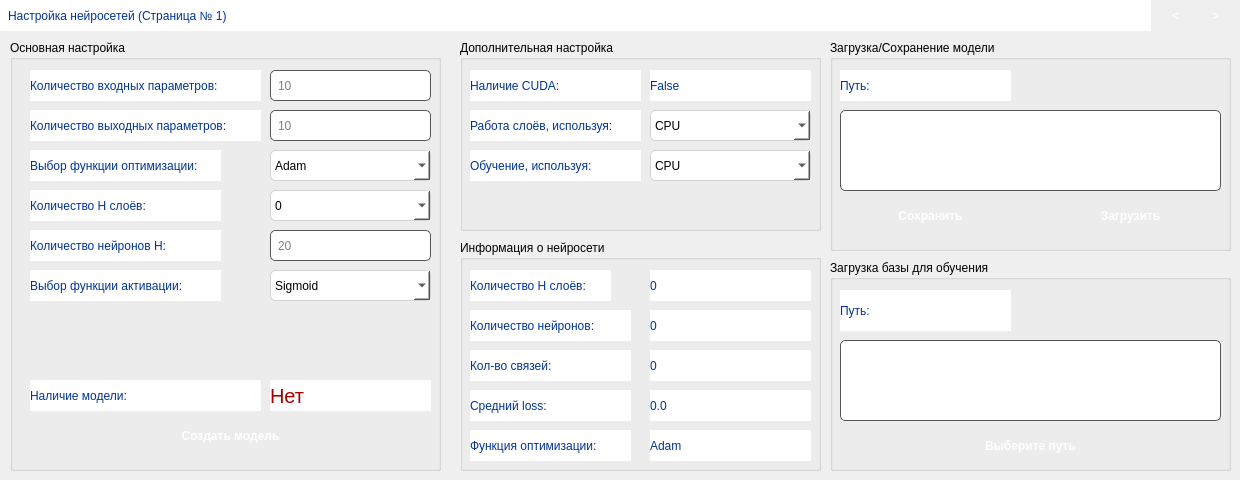
      <widget class="QWidget" name="Settings">
       <widget class="QLabel" name="label_12">
        <property name="geometry">
         <rect>
          <x>0</x>
          <y>0</y>
          <width>1151</width>
          <height>31</height>
         </rect>
        </property>
        <property name="styleSheet">
         <string notr="true">QLabel {
    background-color: white;
    color: #003399;
	padding: 5px;
	font: 14pt &quot;Segoe UI&quot;;
}</string>
        </property>
        <property name="text">
         <string>Настройка нейросетей (Страница № 1)</string>
        </property>
       </widget>
       <widget class="QGroupBox" name="groupBox">
        <property name="geometry">
         <rect>
          <x>10</x>
          <y>40</y>
          <width>431</width>
          <height>431</height>
         </rect>
        </property>
        <property name="title">
         <string>Основная настройка</string>
        </property>
        <widget class="QLabel" name="label_14">
         <property name="geometry">
          <rect>
           <x>20</x>
           <y>30</y>
           <width>231</width>
           <height>31</height>
          </rect>
         </property>
         <property name="styleSheet">
          <string notr="true">QLabel {
    background-color: white;
    color: #003399;
}</string>
         </property>
         <property name="text">
          <string>Количество входных параметров:</string>
         </property>
        </widget>
        <widget class="QLineEdit" name="lineEdit_2">
         <property name="geometry">
          <rect>
           <x>260</x>
           <y>30</y>
           <width>161</width>
           <height>31</height>
          </rect>
         </property>
         <property name="styleSheet">
          <string notr="true">QLineEdit {
    background-color: #FFFFFF;
    border: 1px solid #555555;
    border-radius: 5px;
    padding: 5px;
}

QLineEdit:hover {
    background-color: #E0E0E0;
}

QLineEdit:focused {
    border: 1px solid #0077C9;
}
</string>
         </property>
         <property name="placeholderText">
          <string>10</string>
         </property>
        </widget>
        <widget class="QLabel" name="label_15">
         <property name="geometry">
          <rect>
           <x>20</x>
           <y>70</y>
           <width>231</width>
           <height>31</height>
          </rect>
         </property>
         <property name="styleSheet">
          <string notr="true">QLabel {
    background-color: white;
    color: #003399;
}</string>
         </property>
         <property name="text">
          <string>Количество выходных параметров:</string>
         </property>
        </widget>
        <widget class="QLineEdit" name="lineEdit_3">
         <property name="geometry">
          <rect>
           <x>260</x>
           <y>70</y>
           <width>161</width>
           <height>31</height>
          </rect>
         </property>
         <property name="styleSheet">
          <string notr="true">QLineEdit {
    background-color: #FFFFFF;
    border: 1px solid #555555;
    border-radius: 5px;
    padding: 5px;
}

QLineEdit:hover {
    background-color: #E0E0E0;
}

QLineEdit:focused {
    border: 1px solid #0077C9;
}
</string>
         </property>
         <property name="placeholderText">
          <string>10</string>
         </property>
        </widget>
        <widget class="QPushButton" name="pushButton_46">
         <property name="geometry">
          <rect>
           <x>20</x>
           <y>380</y>
           <width>401</width>
           <height>31</height>
          </rect>
         </property>
         <property name="styleSheet">
          <string notr="true">QPushButton
{
background-color: qlineargradient(x1: 0, y1: 0, x2: 0, y2: 1,
                                 stop: 0 #6da8f7, stop: 1 #4b7dda);
color: white;
border-radius: 5px;
border: none;
font-weight: bold;
font-size: 12px;
padding: 3px 5px;
}

QPushButton:hover
{
background-color: qlineargradient(x1: 0, y1: 0, x2: 0, y2: 1,
                                 stop: 0 #4b7dda, stop: 1 #6da8f7);
}

QPushButton:pressed
{
background-color: qlineargradient(x1: 0, y1: 0, x2: 0, y2: 1,
                                 stop: 0 #4b7dda, stop: 1 #6da8f7);
padding-left: 8px;
padding-top: 6px;
}
</string>
         </property>
         <property name="text">
          <string>Создать модель</string>
         </property>
        </widget>
        <widget class="QLabel" name="label_20">
         <property name="geometry">
          <rect>
           <x>20</x>
           <y>110</y>
           <width>191</width>
           <height>31</height>
          </rect>
         </property>
         <property name="styleSheet">
          <string notr="true">QLabel {
    background-color: white;
    color: #003399;
}</string>
         </property>
         <property name="text">
          <string>Выбор функции оптимизации:</string>
         </property>
        </widget>
        <widget class="QComboBox" name="comboBox_5">
         <property name="geometry">
          <rect>
           <x>260</x>
           <y>110</y>
           <width>161</width>
           <height>31</height>
          </rect>
         </property>
         <property name="styleSheet">
          <string notr="true">QComboBox
{
    background-color: white;
    border: 1px solid lightgray;
    border-radius: 5px;
}

QComboBox:hover
{
    background-color: rgba(200, 200, 200, 0.2);
}

QComboBox:!enabled
{
    background-color: rgb(230, 230, 230);
}
</string>
         </property>
         <item>
          <property name="text">
           <string>Adam</string>
          </property>
         </item>
         <item>
          <property name="text">
           <string>SGD</string>
          </property>
         </item>
        </widget>
        <widget class="QLineEdit" name="lineEdit_4">
         <property name="geometry">
          <rect>
           <x>260</x>
           <y>190</y>
           <width>161</width>
           <height>31</height>
          </rect>
         </property>
         <property name="styleSheet">
          <string notr="true">QLineEdit {
    background-color: #FFFFFF;
    border: 1px solid #555555;
    border-radius: 5px;
    padding: 5px;
}

QLineEdit:hover {
    background-color: #E0E0E0;
}

QLineEdit:focused {
    border: 1px solid #0077C9;
}
</string>
         </property>
         <property name="text">
          <string/>
         </property>
         <property name="placeholderText">
          <string>20</string>
         </property>
        </widget>
        <widget class="QLabel" name="label_17">
         <property name="geometry">
          <rect>
           <x>20</x>
           <y>190</y>
           <width>191</width>
           <height>31</height>
          </rect>
         </property>
         <property name="styleSheet">
          <string notr="true">QLabel {
    background-color: white;
    color: #003399;
}</string>
         </property>
         <property name="text">
          <string>Количество нейронов H:</string>
         </property>
        </widget>
        <widget class="QLabel" name="label_19">
         <property name="geometry">
          <rect>
           <x>20</x>
           <y>230</y>
           <width>191</width>
           <height>31</height>
          </rect>
         </property>
         <property name="styleSheet">
          <string notr="true">QLabel {
    background-color: white;
    color: #003399;
}</string>
         </property>
         <property name="text">
          <string>Выбор функции активации:</string>
         </property>
        </widget>
        <widget class="QComboBox" name="comboBox_4">
         <property name="geometry">
          <rect>
           <x>260</x>
           <y>230</y>
           <width>161</width>
           <height>31</height>
          </rect>
         </property>
         <property name="styleSheet">
          <string notr="true">QComboBox
{
    background-color: white;
    border: 1px solid lightgray;
    border-radius: 5px;
}

QComboBox:hover
{
    background-color: rgba(200, 200, 200, 0.2);
}

QComboBox:!enabled
{
    background-color: rgb(230, 230, 230);
}
</string>
         </property>
         <item>
          <property name="text">
           <string>Sigmoid</string>
          </property>
         </item>
        </widget>
        <widget class="QLabel" name="label_18">
         <property name="geometry">
          <rect>
           <x>20</x>
           <y>150</y>
           <width>191</width>
           <height>31</height>
          </rect>
         </property>
         <property name="styleSheet">
          <string notr="true">QLabel {
    background-color: white;
    color: #003399;
}</string>
         </property>
         <property name="text">
          <string>Количество H слоёв:</string>
         </property>
        </widget>
        <widget class="QComboBox" name="comboBox_10">
         <property name="geometry">
          <rect>
           <x>260</x>
           <y>150</y>
           <width>161</width>
           <height>31</height>
          </rect>
         </property>
         <property name="styleSheet">
          <string notr="true">QComboBox
{
    background-color: white;
    border: 1px solid lightgray;
    border-radius: 5px;
}

QComboBox:hover
{
    background-color: rgba(200, 200, 200, 0.2);
}

QComboBox:!enabled
{
    background-color: rgb(230, 230, 230);
}
</string>
         </property>
         <item>
          <property name="text">
           <string>0</string>
          </property>
         </item>
         <item>
          <property name="text">
           <string>1</string>
          </property>
         </item>
         <item>
          <property name="text">
           <string>2</string>
          </property>
         </item>
         <item>
          <property name="text">
           <string>3</string>
          </property>
         </item>
         <item>
          <property name="text">
           <string>4</string>
          </property>
         </item>
         <item>
          <property name="text">
           <string>5</string>
          </property>
         </item>
        </widget>
        <widget class="QLabel" name="label_43">
         <property name="geometry">
          <rect>
           <x>20</x>
           <y>340</y>
           <width>231</width>
           <height>31</height>
          </rect>
         </property>
         <property name="styleSheet">
          <string notr="true">QLabel {
    background-color: white;
    color: #003399;
}</string>
         </property>
         <property name="text">
          <string>Наличие модели:</string>
         </property>
        </widget>
        <widget class="QLabel" name="label_44">
         <property name="geometry">
          <rect>
           <x>260</x>
           <y>340</y>
           <width>161</width>
           <height>31</height>
          </rect>
         </property>
         <property name="styleSheet">
          <string notr="true">QLabel {
    background-color: white;
    color: #aa0000;
	font-size: 20px;
}</string>
         </property>
         <property name="text">
          <string>Нет</string>
         </property>
        </widget>
       </widget>
       <widget class="QGroupBox" name="groupBox_3">
        <property name="geometry">
         <rect>
          <x>460</x>
          <y>40</y>
          <width>361</width>
          <height>191</height>
         </rect>
        </property>
        <property name="title">
         <string>Дополнительная настройка</string>
        </property>
        <widget class="QLabel" name="label_21">
         <property name="geometry">
          <rect>
           <x>10</x>
           <y>70</y>
           <width>171</width>
           <height>31</height>
          </rect>
         </property>
         <property name="styleSheet">
          <string notr="true">QLabel {
    background-color: white;
    color: #003399;
}</string>
         </property>
         <property name="text">
          <string>Работа слоёв, используя:</string>
         </property>
        </widget>
        <widget class="QComboBox" name="comboBox_6">
         <property name="geometry">
          <rect>
           <x>190</x>
           <y>70</y>
           <width>161</width>
           <height>31</height>
          </rect>
         </property>
         <property name="styleSheet">
          <string notr="true">QComboBox
{
    background-color: white;
    border: 1px solid lightgray;
    border-radius: 5px;
}

QComboBox:hover
{
    background-color: rgba(200, 200, 200, 0.2);
}

QComboBox:!enabled
{
    background-color: rgb(230, 230, 230);
}
</string>
         </property>
         <property name="editable">
          <bool>false</bool>
         </property>
         <item>
          <property name="text">
           <string>CPU</string>
          </property>
         </item>
         <item>
          <property name="text">
           <string>CUDA</string>
          </property>
         </item>
        </widget>
        <widget class="QLabel" name="label_22">
         <property name="geometry">
          <rect>
           <x>10</x>
           <y>30</y>
           <width>171</width>
           <height>31</height>
          </rect>
         </property>
         <property name="styleSheet">
          <string notr="true">QLabel {
    background-color: white;
    color: #003399;
}</string>
         </property>
         <property name="text">
          <string>Наличие CUDA:</string>
         </property>
        </widget>
        <widget class="QLabel" name="label_23">
         <property name="geometry">
          <rect>
           <x>190</x>
           <y>30</y>
           <width>161</width>
           <height>31</height>
          </rect>
         </property>
         <property name="styleSheet">
          <string notr="true">QLabel {
    background-color: white;
    color: #003399;
}</string>
         </property>
         <property name="text">
          <string>False</string>
         </property>
        </widget>
        <widget class="QLabel" name="label_24">
         <property name="geometry">
          <rect>
           <x>10</x>
           <y>110</y>
           <width>171</width>
           <height>31</height>
          </rect>
         </property>
         <property name="styleSheet">
          <string notr="true">QLabel {
    background-color: white;
    color: #003399;
}</string>
         </property>
         <property name="text">
          <string>Обучение, используя:</string>
         </property>
        </widget>
        <widget class="QComboBox" name="comboBox_7">
         <property name="geometry">
          <rect>
           <x>190</x>
           <y>110</y>
           <width>161</width>
           <height>31</height>
          </rect>
         </property>
         <property name="styleSheet">
          <string notr="true">QComboBox
{
    background-color: white;
    border: 1px solid lightgray;
    border-radius: 5px;
}

QComboBox:hover
{
    background-color: rgba(200, 200, 200, 0.2);
}

QComboBox:!enabled
{
    background-color: rgb(230, 230, 230);
}
</string>
         </property>
         <item>
          <property name="text">
           <string>CPU</string>
          </property>
         </item>
         <item>
          <property name="text">
           <string>CUDA</string>
          </property>
         </item>
        </widget>
       </widget>
       <widget class="QGroupBox" name="groupBox_4">
        <property name="geometry">
         <rect>
          <x>460</x>
          <y>240</y>
          <width>361</width>
          <height>231</height>
         </rect>
        </property>
        <property name="title">
         <string>Информация о нейросети</string>
        </property>
        <widget class="QLabel" name="label_26">
         <property name="geometry">
          <rect>
           <x>10</x>
           <y>30</y>
           <width>141</width>
           <height>31</height>
          </rect>
         </property>
         <property name="styleSheet">
          <string notr="true">QLabel {
    background-color: white;
    color: #003399;
}</string>
         </property>
         <property name="text">
          <string>Количество H слоёв:</string>
         </property>
        </widget>
        <widget class="QLabel" name="label_27">
         <property name="geometry">
          <rect>
           <x>190</x>
           <y>30</y>
           <width>161</width>
           <height>31</height>
          </rect>
         </property>
         <property name="styleSheet">
          <string notr="true">QLabel {
    background-color: white;
    color: #003399;
}</string>
         </property>
         <property name="text">
          <string>0</string>
         </property>
        </widget>
        <widget class="QLabel" name="label_28">
         <property name="geometry">
          <rect>
           <x>10</x>
           <y>70</y>
           <width>161</width>
           <height>31</height>
          </rect>
         </property>
         <property name="styleSheet">
          <string notr="true">QLabel {
    background-color: white;
    color: #003399;
}</string>
         </property>
         <property name="text">
          <string>Количество нейронов:</string>
         </property>
        </widget>
        <widget class="QLabel" name="label_29">
         <property name="geometry">
          <rect>
           <x>190</x>
           <y>70</y>
           <width>161</width>
           <height>31</height>
          </rect>
         </property>
         <property name="styleSheet">
          <string notr="true">QLabel {
    background-color: white;
    color: #003399;
}</string>
         </property>
         <property name="text">
          <string>0</string>
         </property>
        </widget>
        <widget class="QLabel" name="label_30">
         <property name="geometry">
          <rect>
           <x>10</x>
           <y>110</y>
           <width>161</width>
           <height>31</height>
          </rect>
         </property>
         <property name="styleSheet">
          <string notr="true">QLabel {
    background-color: white;
    color: #003399;
}</string>
         </property>
         <property name="text">
          <string>Кол-во связей:</string>
         </property>
        </widget>
        <widget class="QLabel" name="label_31">
         <property name="geometry">
          <rect>
           <x>190</x>
           <y>110</y>
           <width>161</width>
           <height>31</height>
          </rect>
         </property>
         <property name="styleSheet">
          <string notr="true">QLabel {
    background-color: white;
    color: #003399;
}</string>
         </property>
         <property name="text">
          <string>0</string>
         </property>
        </widget>
        <widget class="QLabel" name="label_32">
         <property name="geometry">
          <rect>
           <x>10</x>
           <y>150</y>
           <width>161</width>
           <height>31</height>
          </rect>
         </property>
         <property name="styleSheet">
          <string notr="true">QLabel {
    background-color: white;
    color: #003399;
}</string>
         </property>
         <property name="text">
          <string>Средний loss:</string>
         </property>
        </widget>
        <widget class="QLabel" name="label_33">
         <property name="geometry">
          <rect>
           <x>190</x>
           <y>150</y>
           <width>161</width>
           <height>31</height>
          </rect>
         </property>
         <property name="styleSheet">
          <string notr="true">QLabel {
    background-color: white;
    color: #003399;
}</string>
         </property>
         <property name="text">
          <string>0.0</string>
         </property>
        </widget>
        <widget class="QLabel" name="label_34">
         <property name="geometry">
          <rect>
           <x>10</x>
           <y>190</y>
           <width>161</width>
           <height>31</height>
          </rect>
         </property>
         <property name="styleSheet">
          <string notr="true">QLabel {
    background-color: white;
    color: #003399;
}</string>
         </property>
         <property name="text">
          <string>Функция оптимизации:</string>
         </property>
        </widget>
        <widget class="QLabel" name="label_35">
         <property name="geometry">
          <rect>
           <x>190</x>
           <y>190</y>
           <width>161</width>
           <height>31</height>
          </rect>
         </property>
         <property name="styleSheet">
          <string notr="true">QLabel {
    background-color: white;
    color: #003399;
}</string>
         </property>
         <property name="text">
          <string>Adam</string>
         </property>
        </widget>
       </widget>
       <widget class="QGroupBox" name="groupBox_6">
        <property name="geometry">
         <rect>
          <x>830</x>
          <y>40</y>
          <width>401</width>
          <height>211</height>
         </rect>
        </property>
        <property name="title">
         <string>Загрузка/Сохранение модели</string>
        </property>
        <widget class="QPushButton" name="pushButton_48">
         <property name="geometry">
          <rect>
           <x>10</x>
           <y>160</y>
           <width>181</width>
           <height>31</height>
          </rect>
         </property>
         <property name="styleSheet">
          <string notr="true">QPushButton
{
background-color: qlineargradient(x1: 0, y1: 0, x2: 0, y2: 1,
                                 stop: 0 #6da8f7, stop: 1 #4b7dda);
color: white;
border-radius: 5px;
border: none;
font-weight: bold;
font-size: 12px;
padding: 3px 5px;
}

QPushButton:hover
{
background-color: qlineargradient(x1: 0, y1: 0, x2: 0, y2: 1,
                                 stop: 0 #4b7dda, stop: 1 #6da8f7);
}

QPushButton:pressed
{
background-color: qlineargradient(x1: 0, y1: 0, x2: 0, y2: 1,
                                 stop: 0 #4b7dda, stop: 1 #6da8f7);
padding-left: 8px;
padding-top: 6px;
}
</string>
         </property>
         <property name="text">
          <string>Сохранить</string>
         </property>
        </widget>
        <widget class="QLabel" name="label_36">
         <property name="geometry">
          <rect>
           <x>10</x>
           <y>30</y>
           <width>171</width>
           <height>31</height>
          </rect>
         </property>
         <property name="styleSheet">
          <string notr="true">QLabel {
    background-color: white;
    color: #003399;
}</string>
         </property>
         <property name="text">
          <string>Путь:</string>
         </property>
        </widget>
        <widget class="QPlainTextEdit" name="plainTextEdit_3">
         <property name="geometry">
          <rect>
           <x>10</x>
           <y>70</y>
           <width>381</width>
           <height>81</height>
          </rect>
         </property>
         <property name="styleSheet">
          <string notr="true">QPlainTextEdit {
    background-color: #FFFFFF;
    border: 1px solid #555555;
    border-radius: 5px;
    padding: 5px;
	font-size: 12px;
}

QPlainTextEdit:hover {
    background-color: #E0E0E0;
}

QPlainTextEdit:focused {
    border: 1px solid #0077C9;
}
</string>
         </property>
         <property name="readOnly">
          <bool>true</bool>
         </property>
         <property name="plainText">
          <string/>
         </property>
         <property name="placeholderText">
          <string>Здесь будет путь до вашей модели</string>
         </property>
        </widget>
        <widget class="QPushButton" name="pushButton_54">
         <property name="geometry">
          <rect>
           <x>210</x>
           <y>160</y>
           <width>181</width>
           <height>31</height>
          </rect>
         </property>
         <property name="styleSheet">
          <string notr="true">QPushButton
{
background-color: qlineargradient(x1: 0, y1: 0, x2: 0, y2: 1,
                                 stop: 0 #6da8f7, stop: 1 #4b7dda);
color: white;
border-radius: 5px;
border: none;
font-weight: bold;
font-size: 12px;
padding: 3px 5px;
}

QPushButton:hover
{
background-color: qlineargradient(x1: 0, y1: 0, x2: 0, y2: 1,
                                 stop: 0 #4b7dda, stop: 1 #6da8f7);
}

QPushButton:pressed
{
background-color: qlineargradient(x1: 0, y1: 0, x2: 0, y2: 1,
                                 stop: 0 #4b7dda, stop: 1 #6da8f7);
padding-left: 8px;
padding-top: 6px;
}
</string>
         </property>
         <property name="text">
          <string>Загрузить</string>
         </property>
        </widget>
       </widget>
       <widget class="QGroupBox" name="groupBox_7">
        <property name="geometry">
         <rect>
          <x>830</x>
          <y>260</y>
          <width>401</width>
          <height>211</height>
         </rect>
        </property>
        <property name="title">
         <string>Загрузка базы для обучения</string>
        </property>
        <widget class="QPushButton" name="pushButton_49">
         <property name="geometry">
          <rect>
           <x>10</x>
           <y>170</y>
           <width>381</width>
           <height>31</height>
          </rect>
         </property>
         <property name="styleSheet">
          <string notr="true">QPushButton
{
background-color: qlineargradient(x1: 0, y1: 0, x2: 0, y2: 1,
                                 stop: 0 #6da8f7, stop: 1 #4b7dda);
color: white;
border-radius: 5px;
border: none;
font-weight: bold;
font-size: 12px;
padding: 3px 5px;
}

QPushButton:hover
{
background-color: qlineargradient(x1: 0, y1: 0, x2: 0, y2: 1,
                                 stop: 0 #4b7dda, stop: 1 #6da8f7);
}

QPushButton:pressed
{
background-color: qlineargradient(x1: 0, y1: 0, x2: 0, y2: 1,
                                 stop: 0 #4b7dda, stop: 1 #6da8f7);
padding-left: 8px;
padding-top: 6px;
}
</string>
         </property>
         <property name="text">
          <string>Выберите путь</string>
         </property>
        </widget>
        <widget class="QLabel" name="label_37">
         <property name="geometry">
          <rect>
           <x>10</x>
           <y>30</y>
           <width>171</width>
           <height>41</height>
          </rect>
         </property>
         <property name="styleSheet">
          <string notr="true">QLabel {
    background-color: white;
    color: #003399;
}</string>
         </property>
         <property name="text">
          <string>Путь:</string>
         </property>
        </widget>
        <widget class="QPlainTextEdit" name="plainTextEdit_4">
         <property name="geometry">
          <rect>
           <x>10</x>
           <y>80</y>
           <width>381</width>
           <height>81</height>
          </rect>
         </property>
         <property name="styleSheet">
          <string notr="true">QPlainTextEdit {
    background-color: #FFFFFF;
    border: 1px solid #555555;
    border-radius: 5px;
    padding: 5px;
	font-size: 12px;
}

QPlainTextEdit:hover {
    background-color: #E0E0E0;
}

QPlainTextEdit:focused {
    border: 1px solid #0077C9;
}
</string>
         </property>
         <property name="readOnly">
          <bool>true</bool>
         </property>
         <property name="plainText">
          <string/>
         </property>
         <property name="placeholderText">
          <string>Здесь будет путь до вашей базы</string>
         </property>
        </widget>
       </widget>
       <widget class="QPushButton" name="pushButton_57">
        <property name="geometry">
         <rect>
          <x>1160</x>
          <y>0</y>
          <width>31</width>
          <height>31</height>
         </rect>
        </property>
        <property name="styleSheet">
         <string notr="true">QPushButton
{
background-color: qlineargradient(x1: 0, y1: 0, x2: 0, y2: 1,
                                 stop: 0 #6da8f7, stop: 1 #4b7dda);
color: white;
border-radius: 5px;
border: none;
font-weight: bold;
font-size: 12px;
padding: 3px 5px;
}

QPushButton:hover
{
background-color: qlineargradient(x1: 0, y1: 0, x2: 0, y2: 1,
                                 stop: 0 #4b7dda, stop: 1 #6da8f7);
}

QPushButton:pressed
{
background-color: qlineargradient(x1: 0, y1: 0, x2: 0, y2: 1,
                                 stop: 0 #4b7dda, stop: 1 #6da8f7);
padding-left: 8px;
padding-top: 6px;
}
</string>
        </property>
        <property name="text">
         <string>&lt;</string>
        </property>
       </widget>
       <widget class="QPushButton" name="pushButton_58">
        <property name="geometry">
         <rect>
          <x>1200</x>
          <y>0</y>
          <width>31</width>
          <height>31</height>
         </rect>
        </property>
        <property name="styleSheet">
         <string notr="true">QPushButton
{
background-color: qlineargradient(x1: 0, y1: 0, x2: 0, y2: 1,
                                 stop: 0 #6da8f7, stop: 1 #4b7dda);
color: white;
border-radius: 5px;
border: none;
font-weight: bold;
font-size: 12px;
padding: 3px 5px;
}

QPushButton:hover
{
background-color: qlineargradient(x1: 0, y1: 0, x2: 0, y2: 1,
                                 stop: 0 #4b7dda, stop: 1 #6da8f7);
}

QPushButton:pressed
{
background-color: qlineargradient(x1: 0, y1: 0, x2: 0, y2: 1,
                                 stop: 0 #4b7dda, stop: 1 #6da8f7);
padding-left: 8px;
padding-top: 6px;
}
</string>
        </property>
        <property name="text">
         <string>&gt;</string>
        </property>
       </widget>
      </widget>
